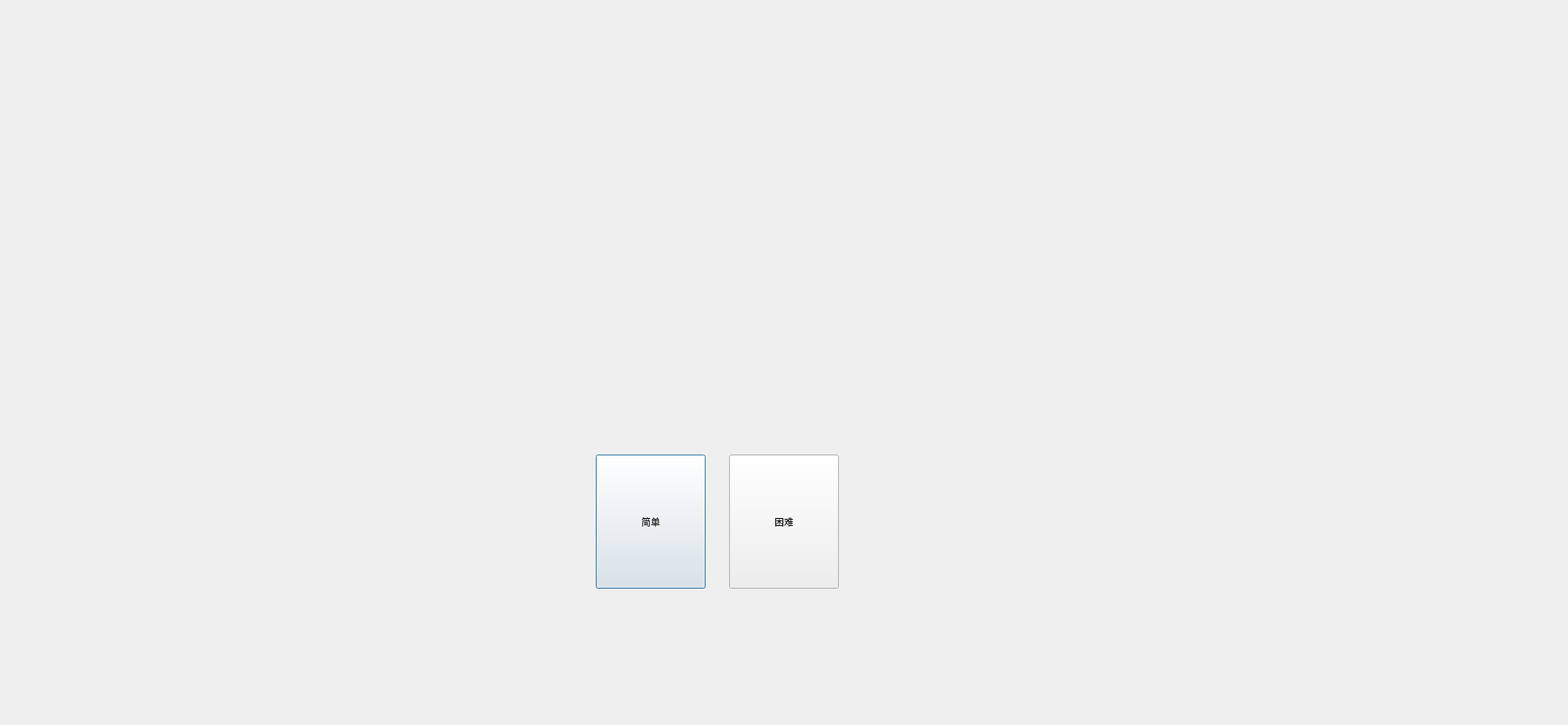
<?xml version="1.0" encoding="UTF-8"?>
<ui version="4.0">
 <class>startwindow</class>
 <widget class="QDialog" name="startwindow">
  <property name="geometry">
   <rect>
    <x>0</x>
    <y>0</y>
    <width>2000</width>
    <height>925</height>
   </rect>
  </property>
  <property name="windowTitle">
   <string>StartWindow</string>
  </property>
  <property name="toolTipDuration">
   <number>0</number>
  </property>
  <property name="autoFillBackground">
   <bool>false</bool>
  </property>
  <property name="styleSheet">
   <string notr="true">background-image: url(:/image/startwin.jpg);</string>
  </property>
  <widget class="QPushButton" name="pushButton">
   <property name="geometry">
    <rect>
     <x>760</x>
     <y>580</y>
     <width>140</width>
     <height>171</height>
    </rect>
   </property>
   <property name="styleSheet">
    <string notr="true">background-image: url(:/image/startbut.png);
border-image: url(:/image/startbut.png);</string>
   </property>
   <property name="text">
    <string>简单</string>
   </property>
  </widget>
  <widget class="QPushButton" name="pushButton_2">
   <property name="geometry">
    <rect>
     <x>930</x>
     <y>580</y>
     <width>140</width>
     <height>171</height>
    </rect>
   </property>
   <property name="styleSheet">
    <string notr="true">background-image: url(:/image/startbut.png);
border-image: url(:/image/startbut.png);</string>
   </property>
   <property name="text">
    <string>困难</string>
   </property>
  </widget>
 </widget>
 <resources/>
 <connections/>
</ui>
